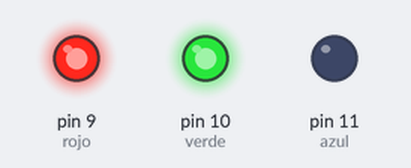
Bench run of a sketch on a simulated Arduino Uno, built with avr-gcc and run on an emulated ATmega328P. Shown: output pins drawn as LEDs (lit = HIGH).

Above: at 0.5 s.
At 2.5 s:
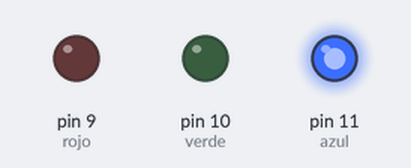
At 3.5 s:
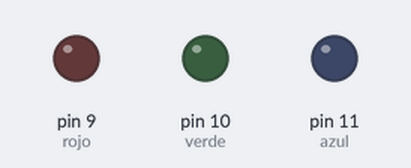
At 4.5 s:
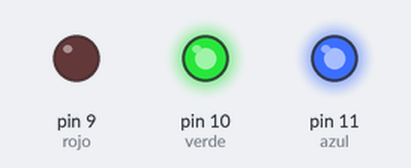
At 5.5 s:
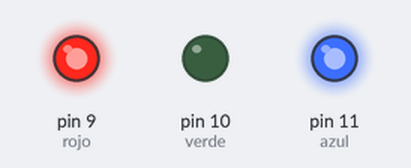
At 9.0 s:
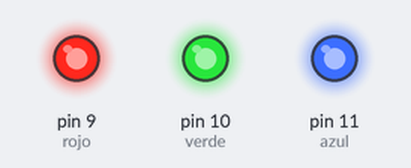
Timing chart, 0 to 11.7 s (numbered marks = the images above):
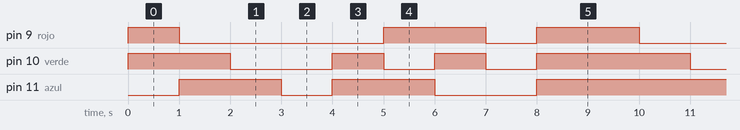

Measured:
- by itself, pin 9 (rojo): repeats every 9.0 s: LOW 4.0 s, HIGH 2.0 s, LOW 1.0 s, HIGH 2.0 s
- by itself, pin 10 (verde): repeats every 9.0 s: LOW 2.0 s, 2 × (HIGH 1.0 s, LOW 1.0 s), HIGH 3.0 s
- by itself, pin 11 (azul): repeats every 9.0 s: LOW 1.0 s, HIGH 2.0 s, LOW 2.0 s, HIGH 4.0 s

The sketch:

colores.ino
```cpp
int rojo = 9;

int verde = 10;
int azul = 11;

void setup() {
  pinMode(rojo, OUTPUT);
  pinMode(verde, OUTPUT);
  pinMode(azul, OUTPUT);
}

void loop() {
  for(int i = 8;i<=11;i++){
    digitalWrite(i,LOW);
    digitalWrite(i+1,HIGH);
    digitalWrite(i+2,HIGH);
    delay(1000);
  }
  digitalWrite(rojo,LOW);
  digitalWrite(verde,HIGH);
  digitalWrite(azul,HIGH);
  delay(1000);
  digitalWrite(rojo,HIGH);
  digitalWrite(verde,LOW);
  digitalWrite(azul,HIGH);
  delay(1000);
  digitalWrite(rojo,HIGH);
  digitalWrite(verde,HIGH);
  digitalWrite(azul,LOW);
  delay(1000);
  digitalWrite(rojo,LOW);
  digitalWrite(verde,LOW);
  digitalWrite(azul,LOW);
  delay(1000);
  digitalWrite(rojo,HIGH);
  digitalWrite(verde,HIGH);
  digitalWrite(azul,HIGH);
  delay(1000);
}
```
